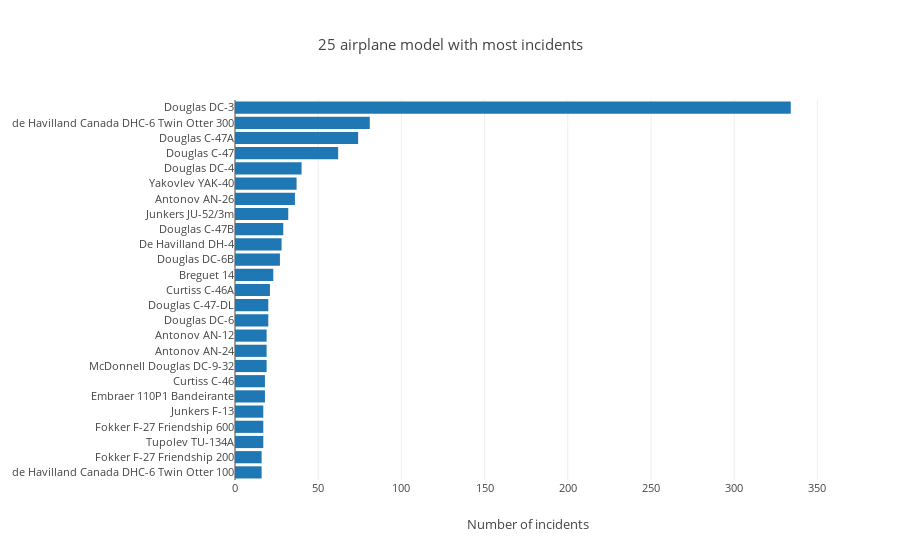
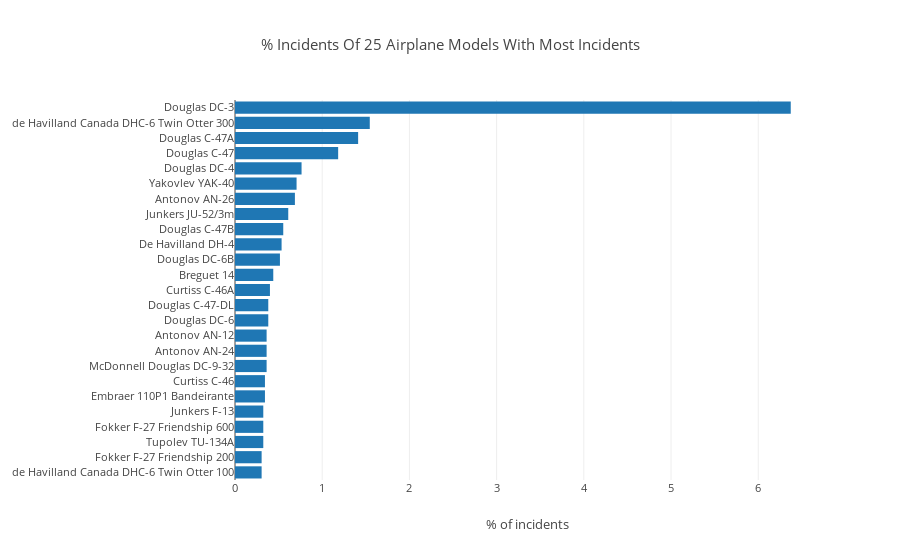

Notebook code for these charts, in order:
### Markdown cell above
### 25 Airplane Models With Most Incidents

Nei due grafici seguenti sono riportati i 25 modelli di aereo che hanno subito il maggior numero di incidenti.

Nel primo grafico abbiamo il numero degli incidenti. Nel secondo, troviamo il valore in percentuale che permette di capire quanto un determinato modello sia coinvolto in incidenti.

### Code cell
from collections import Counter 
type_list=df3['Type'].dropna()
airplane_type= list(reversed(Counter(type_list).most_common(25)))
type_index = [type_[0] for type_ in airplane_type]
type_val = [type_[1] for type_ in airplane_type]

trace = go.Bar(x=type_val, y=type_index, orientation = 'h')

data = [trace]

layout = go.Layout(
    title="25 airplane model with most incidents",
    xaxis=dict(title="Number of incidents"),
    yaxis =dict(automargin=True),
    barmode="stack",
    font=dict(size=11))

fig = go.Figure(data, layout)
        
py.iplot(fig)


# Percentuale del modello

perc_mod=np.array(type_val)/len(type_list)*100
trace = go.Bar(x=perc_mod, y=type_index, orientation = 'h')

data = [trace]

layout = go.Layout(
    title="% Incidents Of 25 Airplane Models With Most Incidents",
    xaxis=dict(title="% of incidents"),
    yaxis =dict(automargin=True),
    barmode="stack",
    font=dict(size=11))

fig = go.Figure(data, layout)
        
py.iplot(fig)

### Figure 1 — Plotly figure (JSON) as saved in the notebook; plotly's stock layout.template omitted (floating-point values rounded to 4 significant figures)
{"data": [{"orientation": "h", "type": "bar", "uid": "6be5b7d8-043b-11e9-87bc-1002b5e0c242", "x": [16, 16, 17, 17, 17, 18, 18, 19, 19, 19, 20, 20, 21, 23, 27, 28, 29, 32, 36, 37, 40, 62, 74, 81, 334], "y": ["de Havilland Canada DHC-6 Twin Otter 100", "Fokker F-27 Friendship 200", "Tupolev TU-134A", "Fokker F-27 Friendship 600", "Junkers F-13", "Embraer 110P1 Bandeirante", "Curtiss C-46", "McDonnell Douglas DC-9-32", "Antonov AN-24", "Antonov AN-12", "Douglas DC-6", "Douglas C-47-DL", "Curtiss C-46A", "Breguet 14", "Douglas DC-6B", "De Havilland DH-4", "Douglas C-47B", "Junkers JU-52/3m", "Antonov AN-26", "Yakovlev YAK-40", "Douglas DC-4", "Douglas C-47", "Douglas C-47A", "de Havilland Canada DHC-6 Twin Otter 300", "Douglas DC-3"]}], "layout": {"barmode": "stack", "font": {"size": 11}, "title": "25 airplane model with most incidents", "xaxis": {"title": "Number of incidents"}, "yaxis": {"automargin": true}}}

### Figure 2 — Plotly figure (JSON) as saved in the notebook; plotly's stock layout.template omitted (floating-point values rounded to 4 significant figures)
{"data": [{"orientation": "h", "type": "bar", "uid": "6beaf2f6-043b-11e9-be06-1002b5e0c242", "x": [0.3053, 0.3053, 0.3244, 0.3244, 0.3244, 0.3434, 0.3434, 0.3625, 0.3625, 0.3625, 0.3816, 0.3816, 0.4007, 0.4388, 0.5152, 0.5342, 0.5533, 0.6106, 0.6869, 0.706, 0.7632, 1.183, 1.412, 1.546, 6.373], "y": ["de Havilland Canada DHC-6 Twin Otter 100", "Fokker F-27 Friendship 200", "Tupolev TU-134A", "Fokker F-27 Friendship 600", "Junkers F-13", "Embraer 110P1 Bandeirante", "Curtiss C-46", "McDonnell Douglas DC-9-32", "Antonov AN-24", "Antonov AN-12", "Douglas DC-6", "Douglas C-47-DL", "Curtiss C-46A", "Breguet 14", "Douglas DC-6B", "De Havilland DH-4", "Douglas C-47B", "Junkers JU-52/3m", "Antonov AN-26", "Yakovlev YAK-40", "Douglas DC-4", "Douglas C-47", "Douglas C-47A", "de Havilland Canada DHC-6 Twin Otter 300", "Douglas DC-3"]}], "layout": {"barmode": "stack", "font": {"size": 11}, "title": "% Incidents Of 25 Airplane Models With Most Incidents", "xaxis": {"title": "% of incidents"}, "yaxis": {"automargin": true}}}
